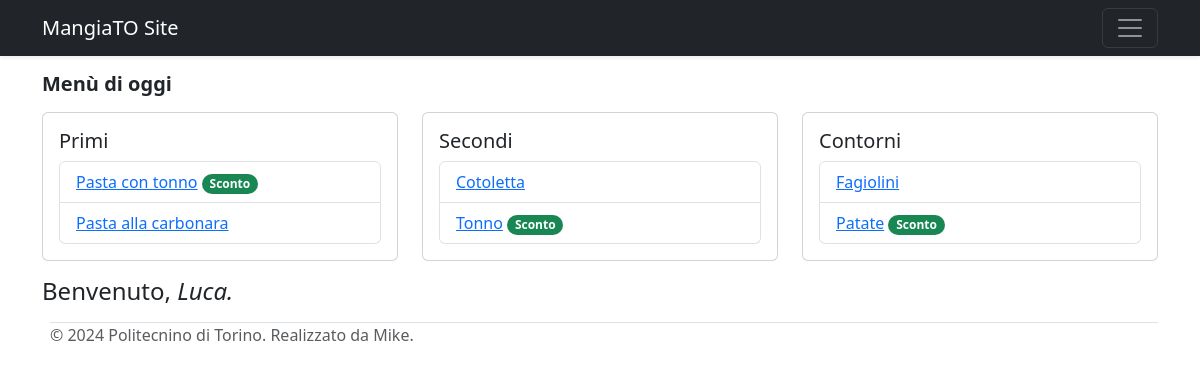
Page / (signed in) on the committed database.
### tables this page shows
CREATE TABLE "piatti" (
	"id"	INTEGER NOT NULL,
	"nome_piatto"	TEXT NOT NULL UNIQUE,
	"sconto"	INTEGER,
	"categoria"	INTEGER NOT NULL,
	PRIMARY KEY("id" AUTOINCREMENT)
);

CREATE TABLE "utenti" (
	"id"	INTEGER NOT NULL,
	"nome"	TEXT NOT NULL,
	"cognome"	TEXT NOT NULL,
	"username"	TEXT NOT NULL,
	"matricola"	INTEGER NOT NULL UNIQUE,
	"email"	TEXT NOT NULL UNIQUE,
	"password"	TEXT NOT NULL,
	PRIMARY KEY("id" AUTOINCREMENT)
);

### app.py (the view)
@app.route('/')
def index():
  piatti_db = mangiato_dao.get_piatti()
  return render_template('index.html', piatti=piatti_db)

### app.py (called while the page is built)
@login_manager.user_loader
def load_user(user_id):
  db_user = utenti_dao.get_user_by_id(user_id)
  try:
    user = User(db_user['id'], db_user['nome'], db_user['cognome'], db_user['username'], db_user['matricola'], db_user['email'], db_user['password'])
  except:
    return redirect(url_for('index'))
  return user

### mangiato_dao.py (called while the page is built)
def get_piatti():
    query = 'SELECT * FROM piatti'
    connection = sqlite3.connect('db/mangiato.db')
    connection.row_factory = sqlite3.Row
    cursor = connection.cursor()
    cursor.execute(query)
    piatti = cursor.fetchall()
    print(piatti)
    cursor.close()
    connection.close()
    return piatti

### utenti_dao.py (called while the page is built)
def get_user_by_id(user_id):
    query = 'SELECT * FROM utenti WHERE id = ?'
    connection = sqlite3.connect('db/mangiato.db')
    connection.row_factory = sqlite3.Row
    cursor = connection.cursor()
    cursor.execute(query, (user_id,))
    user = cursor.fetchone()
    cursor.close()
    connection.close()
    return user

### templates/index.html (shortened to what this page needs)
{% extends 'base.html' %}
{% block content %}
<div class="container">
  <h5 class="pb-2"><strong>Menù di oggi</strong></h5>
  <div class="row">
    <div class="col-md-4">
      <div class="card mb-3">
        <div class="card-body">
          <h5 class="card-title">Primi</h5>
          <ul class="list-group">
            {% for piatto in piatti %}
            {% if piatto.categoria == 1 %}
            <li class="list-group-item"><a href="{{ url_for('piatto_singolo', id_piatto=piatto.id) }}" class="card-link">{{ piatto.nome_piatto }}</a> {% if piatto.sconto %} <span class="badge rounded-pill text-bg-success">Sconto</span>{% endif %}</li>
            {% endif %}
            {% endfor %}
          </ul>
        </div>
      </div>
    </div>
    <div class="col-md-4">
      <div class="card mb-3">
        <div class="card-body">
          <h5 class="card-title">Secondi</h5>
          <ul class="list-group">
            {% for piatto in piatti %}
            {% if piatto.categoria == 2 %}
            <li class="list-group-item"><a href="{{ url_for('piatto_singolo', id_piatto=piatto.id) }}" class="card-link">{{ piatto.nome_piatto }}</a></a> {% if piatto.sconto %} <span class="badge rounded-pill text-bg-success">Sconto</span>{% endif %}</li>
            {% endif %}
            {% endfor %}
          </ul>
        </div>
      </div>
    </div>
    <div class="col-md-4">
      <div class="card mb-3">
        <div class="card-body">
          <h5 class="card-title">Contorni</h5>
          <ul class="list-group">
            {% for piatto in piatti %}
            {% if piatto.categoria == 3 %}
            <li class="list-group-item"><a href="{{ url_for('piatto_singolo', id_piatto=piatto.id) }}" class="card-link">{{ piatto.nome_piatto }}</a></a> {% if piatto.sconto %} <span class="badge rounded-pill text-bg-success">Sconto</span>{% endif %}</li>
            {% endif %}
            {% endfor %}
          </ul>
        </div>
      </div>
    </div>
  </div>
</div>
{% if current_user.is_authenticated %}
<div class="container">
  <h4>Benvenuto, <em>{{ current_user.nome }}.</em></h4>
</div>
{% endif %}
{% endblock %}

### rows in the picture
piatti: nome_piatto "Pasta con tonno", sconto "Sconto"
piatti: nome_piatto "Pasta alla carbonara"
piatti: nome_piatto "Cotoletta"
piatti: nome_piatto "Tonno", sconto "Sconto"
piatti: nome_piatto "Fagiolini"
piatti: nome_piatto "Patate", sconto "Sconto"
utenti: nome "Luca"
